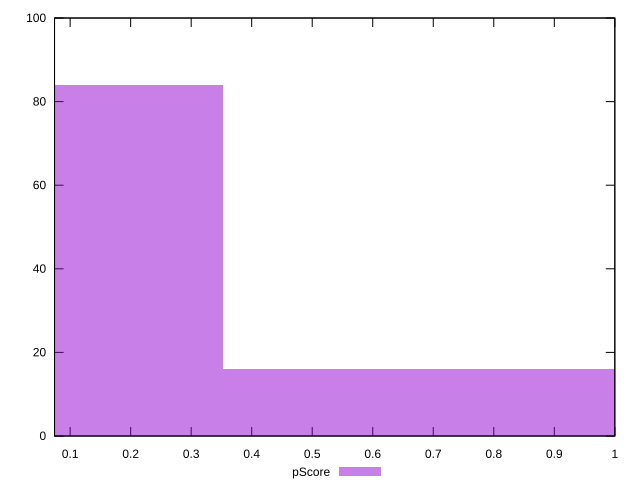

This figure's gnuplot source:
reset

$pScore <<EOF
0 84
0.7058660275150813 16
EOF

set key outside below
set boxwidth 0.7058660275150813
set xrange [0.0742013173318366:1]
set yrange [0:100]
set trange [0:100]
set style fill transparent solid 0.5 noborder
set terminal svg size 640, 490 enhanced background rgb 'white'
set output "reports/report_00028_2021-02-24T12-49-42.674Z/uses-long-cache-ttl/samples/agenda/pScore/histogram.svg"

plot $pScore title "pScore" with boxes

reset
